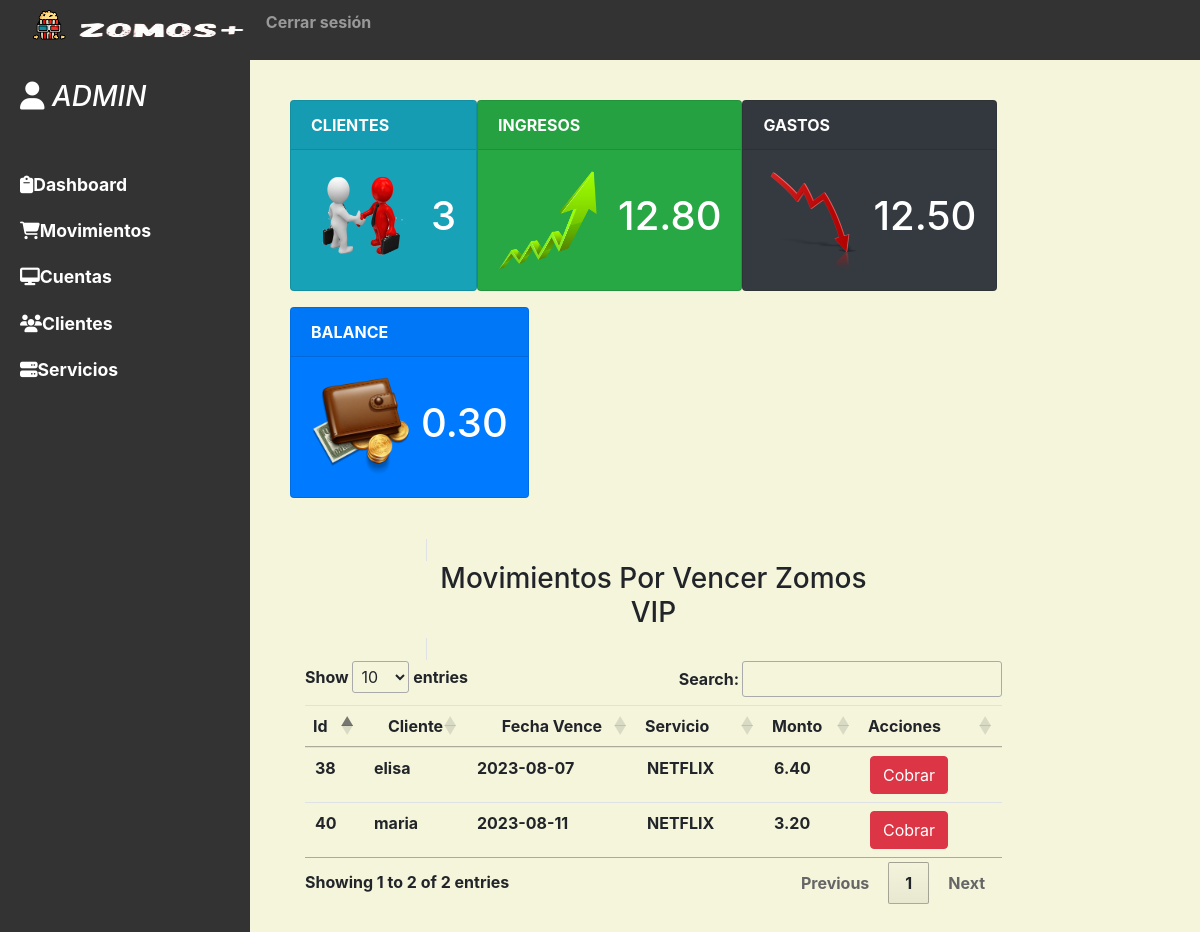
The app's page /vista/view_inicio.php (signed in) with its own data.
### tables this page shows
CREATE TABLE IF NOT EXISTS `ventas` (
  `id_venta` int(10) NOT NULL AUTO_INCREMENT,
  `id_servicio` int(11) DEFAULT NULL,
  `id_cuenta` int(10) DEFAULT NULL,
  `id_cliente` int(10) DEFAULT NULL,
  `descripcion` varchar(50) DEFAULT NULL,
  `fecha_inicio` date DEFAULT NULL,
  `fecha_vence` date DEFAULT NULL,
  `monto` decimal(20,2) DEFAULT NULL,
  `nperfil` int(10) DEFAULT NULL,
  `id_perfil` int(11) DEFAULT NULL,
  PRIMARY KEY (`id_venta`)
);

CREATE TABLE IF NOT EXISTS `clientes` (
  `id_cliente` int(11) NOT NULL AUTO_INCREMENT,
  `nombre` varchar(50) DEFAULT NULL,
  `apellido` varchar(50) DEFAULT NULL,
  `telefono` varchar(12) DEFAULT NULL,
  PRIMARY KEY (`id_cliente`) USING BTREE
);

CREATE TABLE IF NOT EXISTS `servicios` (
  `id_servicio` int(10) NOT NULL AUTO_INCREMENT,
  `nombre` varchar(50) NOT NULL DEFAULT '',
  `costo` decimal(20,2) NOT NULL DEFAULT 0.00,
  `precio` decimal(20,2) NOT NULL DEFAULT 0.00,
  PRIMARY KEY (`id_servicio`)
);

### modelo/conectar.php (called while the page is built)
<?php
   class Conectar{
       public static function conexion(){
           try{
               $conexion = new PDO('mysql:host=localhost; dbname=zomosvip;port=3306', 'datasis', '');
               $conexion->setAttribute(PDO::ATTR_ERRMODE, PDO::ERRMODE_EXCEPTION);
               $conexion->exec("SET CHARACTER SET UTF8");
           }catch(Exception $e){
              echo("Error al conectar " . $e->getMessage());
               echo "Linea del error " . $e->getLine();
           }
           return $conexion;
       }
   }

### modelo/modelo_servicios.php (called while the page is built, shortened)
<?php
class Servicios {
    public function __construct(){
        require_once("../modelo/conectar.php");
        $this->conexion = Conectar::conexion();
    }
    public function get_dash(){
        $sql = 'SELECT  (SELECT COUNT(b.id_cliente)
        FROM clientes AS b )  AS clientes ,
        SUM(a.monto) AS ventas,(SELECT SUM(total_gasto)
       FROM gastos ) AS gastos,  SUM(a.monto)-(SELECT SUM(total_gasto)
       FROM gastos ) AS balance
       FROM ventas AS a
       left JOIN clientes AS b ON a.id_cliente=b.id_cliente
       LEFT JOIN gastos AS c ON a.id_servicio=c.id_servicio;';
        $st = $this->conexion->prepare($sql);
        $st->execute();
        $mov = $st->fetchAll();
        $this->conexion = NULL;
        return $mov;
    }
}
?>

### modelo/modelo_mov.php (called while the page is built, shortened)
<?php
    class Movimientos{
        public function __construct(){
            require_once("../modelo/conectar.php");
            $this->conexion = Conectar::conexion();
        }
        public function get_movimientosvence(){
            $sql = 'SELECT a.id_venta,a.id_servicio,a.id_cliente,a.fecha_vence,b.nombre AS servicio,c.nombre AS cliente, a.monto
            FROM ventas AS a
            JOIN servicios AS b  ON a.id_servicio=b.id_servicio
            JOIN clientes AS c ON a.id_cliente=c.id_cliente
            WHERE fecha_vence BETWEEN DATE_SUB(CURDATE(), INTERVAL WEEKDAY(CURDATE()) DAY)
            AND DATE_ADD(DATE_SUB(CURDATE(), INTERVAL WEEKDAY(CURDATE()) DAY), INTERVAL 6 DAY);';
            $st = $this->conexion->prepare($sql);
            $st->execute();
            $mov = $st->fetchAll();
            $this->conexion = NULL;
            return $mov;
        }
    }

### vista/view_inicio.php (the view, shortened to what this page needs)
<?php
  include('templates/header1.php');
  include('nav_bar.php');
  include_once('../modelo/modelo_mov.php');
  include_once('../modelo/modelo_servicios.php');
 $mov = New Movimientos();
  $matrizmov = $mov->get_movimientosvence();
 $dash = new Servicios();
 $matrizservicio= $dash->get_dash();
 include('templates/sider.php');
  ?>
<div id="content">
<?php
        $tipo = $_SESSION['tipo'];
        if ( $tipo == 'ADMINISTRADOR') {
         ?>
  <div class="container-fluid">
  <?php foreach($matrizservicio as $registros){?>
        <div class="row">
        <div class="col-md-3.5">
          <div class="card text-white bg-info mb-3" style="max-width: 30rem;">
          <div class="card-header">CLIENTES</div>
          <div class="card-body">
          <div class="d-flex align-items-center">
              <img src="../assets/imagenes/clientes1.png" alt="Imagen" style="width: 100px; height: 100px; margin-right: 20px;" />
              <h1 class="ms-3">   <?=$registros["clientes"]?></h1>
          </div>
          </div>
          </div>
          </div>
          <div class="col-md-3.5">
          <div class="card text-white bg-success mb-3" style="max-width: 30rem;">
          <div class="card-header">INGRESOS</div>
          <div class="card-body">
          <div class="d-flex align-items-center">
              <img src="../assets/imagenes/flechaverde.png" alt="Imagen" style="width: 100px; height: 100px; margin-right: 20px;" />
              <h1 class="ms-3">    <?=$registros["ventas"]?></h1>
          </div>
          </div>
          </div>
          </div>
          <div class="col-md-3.5">
          <div class="card text-white bg-dark mb-3" style="max-width: 30rem;">
          <div class="card-header">GASTOS</div>
          <div class="card-body">
          <div class="d-flex align-items-center">
              <img src="../assets/imagenes/flecharoja.png" alt="Imagen" style="width: 100px; height: 100px; margin-right: 10px;" />
              <h1 class="ms-3">     <?=$registros["gastos"]?></h1>
          </div>
          </div>
          </div>
          </div>
          <div class="col-md-3.5">
          <div class="card text-white bg-primary mb-3" style="max-width: 30rem;">
          <div class="card-header">BALANCE</div>
          <div class="card-body">
          <div class="d-flex align-items-center">
              <img src="../assets/imagenes/balance1.png" alt="Imagen" style="width: 100px; height: 100px; margin-right: 10px;" />
              <h1 class="ms-4">   <?=$registros["balance"]?></h1>
          </div>
          </div>
          </div>
          </div>
    </div>
    <?php }
        }else{?>
  <?php foreach($matrizservicio as $registros){?>
        <div class="row">
        <div class="col-md-10">
          <div class="card text-white bg-info mb-10" style="max-width: 30rem;">
          <div class="card-header">CLIENTES</div>
          <div class="card-body">
          <div class="d-flex align-items-center">
              <img src="../assets/imagenes/clientes1.png" alt="Imagen" style="width: 100px; height: 100px; margin-right: 20px;" />
              <h1 class="ms-3">   <?=$registros["clientes"]?></h1>
          </div>
          </div>
          </div>
          </div>
    </div>
    <?php }}?>
    <div class='row'>
        <div class='col-sm-2'></div>
        <div class='col-sm-8' id='panel_mostrar'>
            <br>
            <tabla class="table table-striped table-bordered" style="width:300%">
                <thead>
                    <tr>
                        <td class='p-6' colspan='6'>
                            <p class='h3 text-center'>Movimientos Por Vencer Zomos VIP</p>
                        </td>
                    </tr>
                </thead>
                </div>
                </div>
                <table class='table mt-6' id='tmovi'>
                    <thead>
                        <tr>
                            <td class='p-2'>Id</td>
                            <td class='text-center p-2'>Cliente</td>
                            <td class='text-center p-2'>Fecha Vence</td>
                            <td class='p-2'>Servicio</td>
                            <td class='p-2'>Monto</td>
                            <td class='p-2'>Acciones</td>
                        </tr>
                    </thead>
                    <tbody>
                    <?php foreach($matrizmov as $registro){?>
                     <tr>
                      <td><?=$registro["id_venta"]?></td>
                      <td><?=$registro["cliente"]?></td>
                      <td><?=$registro["fecha_vence"]?></td>
                      <td><?=$registro["servicio"]?></td>
                      <td><?=$registro["monto"]?></td>
                      <td>
                      <button type="button" name="borrar" class="btn btn-danger btn-xs borrar"  data-toggle="modal" data-whatever="@mdo">Cobrar</button>
                     </tr>
                     <?php include 'view_modaleditventa.php'; ?>
                     <?php } ?>
                    </tbody>
                </table>
                </div>
            <div class='col-sm-2'></div>
        </div>
  </div>

### vista/templates/header1.php (shortened to what this page needs)
<!DOCTYPE html>
<html lang="en">
<head>
    <link rel="stylesheet" href="https://maxcdn.bootstrapcdn.com/bootstrap/4.0.0/css/bootstrap.min.css">
    <link href="http://localhost/proyecto/assets/css/style.css" rel="stylesheet" type="text/css">
    <link rel="stylesheet" href="https://cdn.datatables.net/1.13.5/css/jquery.dataTables.css" />
</head>
<body class="view-inicio">

### vista/nav_bar.php
<div id='nav'>
<nav class="navbar top-navbar navbar-expand-md navbar-dark">
  <ul class="navbar-nav">
    <li class="nav-item active">
      <a class="nav-link" href="../vista/view_inicio.php">
         <b class="logo-icon">
                            <img src="../assets/imagenes/dddd.png" alt="homepage" class="dark-logo" />
                        <span class="logo-text">
                            <img src="../assets/imagenes/logo-zomos-.png" alt="homepage" class="dark-logo"  width="180" height="18"/>
                        </span>
      </a>
    </li>
    <li class="nav-item">
      <a class="nav-link " href="../index.php" >Cerrar sesión</a>
    </li>
  </ul>
</nav>
</div>

### vista/templates/sider.php (shortened to what this page needs)
<div class="wrapper fixed-left">
    <nav id="sidebar">
      <div class="sidebar-header">
        <h3><i class="fas fa-user"> </i>
        <?="<i>".(strtoupper($_SESSION['usuario'])) . "</i>"?></h3>
      </div>
      <?php
        $tipo = $_SESSION['tipo'];
        if ( $tipo == 'ADMINISTRADOR') {
         ?>
        <ul class="list-unstyled components">
        <li>
          <a href="../vista/view_inicio.php"><i class="fas fa-clipboard"></i>Dashboard</a>
        </li>
        <li>
          <a href="../vista/view_movimientos.php"><i class="fa-solid fa-cart-shopping"></i>Movimientos</a>
        </li>
        <li>
          <a href="../vista/view_cuentas.php"><i class="fa-solid fa-desktop"></i>Cuentas</a>
        </li>
        <li>
          <a href="../vista/view_clientes.php"><i class="fa-solid fa-users"></i>Clientes</a>
        </li>
        <li>
          <a href="../vista/view_servicios.php"><i class="fa-solid fa-server"></i>Servicios</a>
        </li>
      </ul>
  <?php    } ?>
    </nav>

### vista/view_modaleditventa.php (shortened to what this page needs)
<div class="modal fade" id="delete<?php echo $registro['id_venta'];?>"tabindex="-1" aria-labelledby="exampleModalLabel" aria-hidden="true">

### assets/css/style.css (style rules this page uses)
body.view-inicio { background-size: 100vw 100vh; background-repeat: no-repeat; overflow: hidden; }
.container-fluid { width: 100%; padding-right: 15px; padding-left: 15px; margin-right: auto; margin-left: auto; }
.navbar.top-navbar { background-color: #333; color: #fff; height: 60px; }
.wrapper { display: flex; width: 100%; align-items: stretch; }
#sidebar { min-width: 250px; max-width: 250px; background: #333; color: #fff; transition: all 0.3s; }
#sidebar .sidebar-header { padding: 20px; background: #333; }
#sidebar ul.components { padding: 20px 0px; }
#sidebar ul li a { padding: 10px 10px 10px 20px; font-size: 1.1em; display: block; color: #fff; font-weight: bold; }
#content { width: 100%; padding: 40px; min-height: 100vh; transition: all 0.3s; display: flex; background-color: beige; }
.dark-logo { width: 80; height: 50 }

### records on screen
ventas: id_venta "38", id_cliente.nombre "elisa", fecha_vence "2023-08-07", id_servicio.nombre "NETFLIX", monto "6.40"
ventas: id_venta "40", id_cliente.nombre "maria", fecha_vence "2023-08-11", id_servicio.nombre "NETFLIX", monto "3.20"

### other values on screen
$_SESSION['usuario'] "ADMIN"
$registros["clientes"] "3"
$registros["ventas"] "12.80"
$registros["gastos"] "12.50"
$registros["balance"] "0.30"
